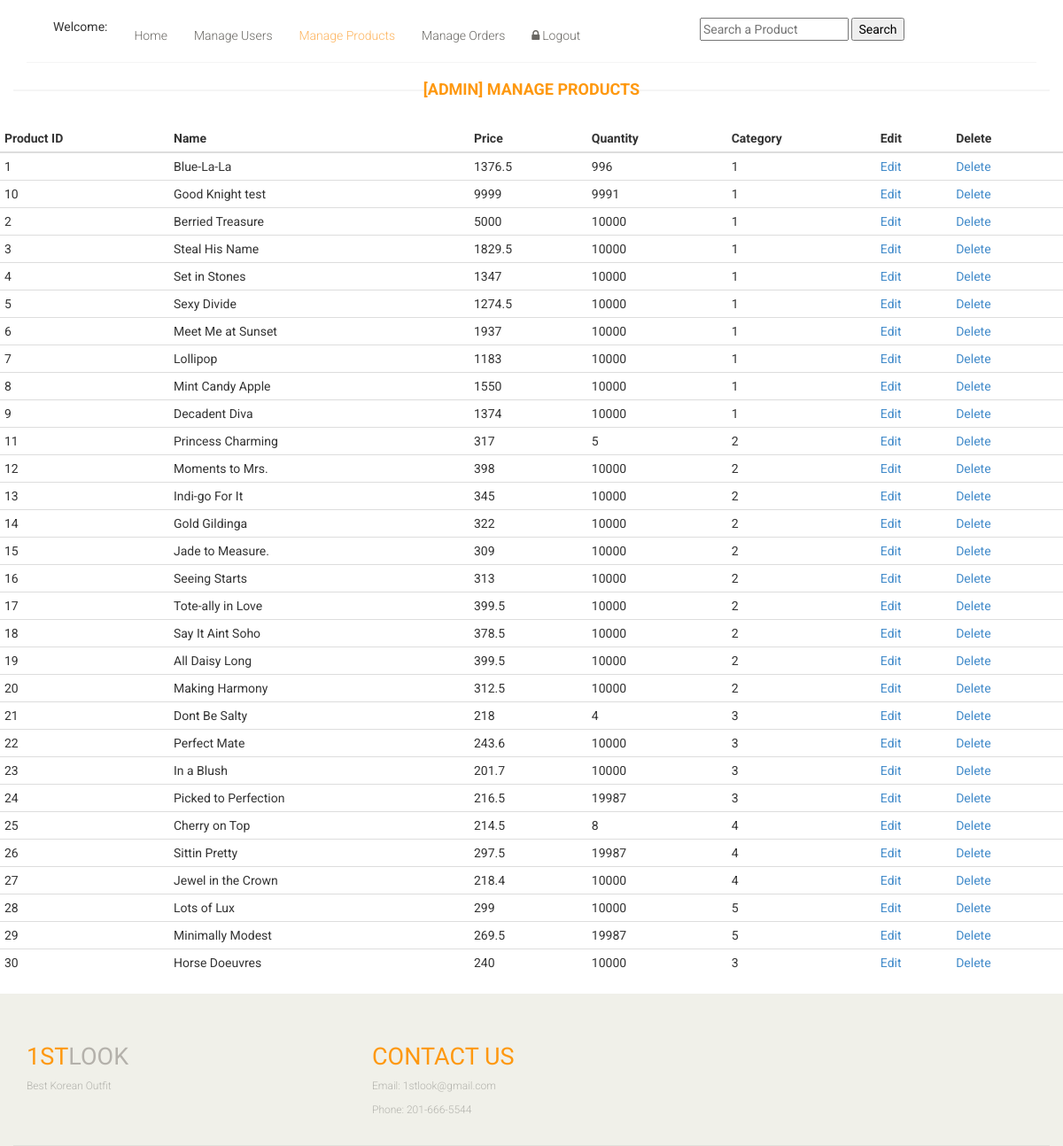
Screenshot of /admin_products.php with the database file from the repository.
### tables this page shows
CREATE TABLE `products` (
  `Pid` int(10) NOT NULL,
  `Pname` varchar(250) NOT NULL,
  `Pprice` float NOT NULL,
  `quantity` int(15) NOT NULL,
  `image` varchar(250) NOT NULL,
  `category` int(15) NOT NULL
);

### admin_products.php (the view, shortened to what this page needs)
<?php
	$link = connect();
	$sql = "SELECT * FROM products";
	$result= mysqli_query($link,$sql);
			if(mysqli_num_rows($result) > 0){
?>
<!DOCTYPE html>
<html lang="en">
<head>
    <link href="css/bootstrap.min.css" rel="stylesheet">
    <link href="css/font-awesome.min.css" rel="stylesheet">
    <link href="css/prettyPhoto.css" rel="stylesheet">
    <link href="css/price-range.css" rel="stylesheet">
    <link href="css/animate.css" rel="stylesheet">
	<link href="css/main.css" rel="stylesheet">
	<link href="css/responsive.css" rel="stylesheet">
</head>
    <body>
    <header id="header">
		<div class="header-middle">
			<div class="container">
				<div class="row" >
					<div class="col-sm-8">
						<div class="shop-menu pull-left">
							<ul class="nav navbar-nav">
							    <li><?php echo "Welcome: ", $_SESSION['firstname'] ?></li>
								<li><a href="admin.php">Home</a></li>
								<li><a href="admin_users.php?admin_users">Manage Users</a></li>
                                <li><a href="admin_products.php?admin_products" class="active">Manage Products</a></li>
								<li><a href="admin_orders.php?admin_orders">Manage Orders</a></li>
								<li><a href="logout.php"><i class="fa fa-lock"></i>Logout</a>
								</li>
							</ul>
						</div>
					</div>
					 <div>
                     <form method="get" action="results_products.php" enctype="multipart/form-data">
                    <input type="text" name="user_query" placeholder="Search a Product"/ >
                    <input type="submit" name="search" value="Search" />
                </form>
				</div>
				</div>
			</div>
		</div>
	</header>
	<h2 class="title text-center"><br>[ADMIN] Manage Products</h2>
                <table class="table table-condensed">
					<thead>
						<tr class="cart_menu">
                        <th>Product ID</th>
                         <th>Name</th>
                         <th>Price</th>
                         <th>Quantity</th>
                         <th>Category</th>
                        <th>Edit</th>
                        <th>Delete</th>
                    </tr>
                    </thead>
<?php
			  while($row=mysqli_fetch_assoc($result)){
			   $Pid = $row['Pid'];
			   $Pname = $row['Pname'];
			   $Pprice = $row['Pprice'];
			   $quantity = $row['quantity'];
			   $category = $row['category'];
?>
              <tr>
                <td><?php echo $Pid?></td>
                <td><?php echo $Pname?></td>
                <td><?php echo $Pprice?></td>
                <td><?php echo $quantity?></td>
                <td><?php echo $category?></td>
                <td><a class="cart_quantity_edit" href="edit_products.php">Edit</a></td>
                <td><a class="cart_quantity_delete" href="admin_products.php?delete= <?php echo $row['Pid']; ?>">Delete</a></td>
              </tr>
           <?php
			  }
           ?>
        </table>
    <footer id="footer">
		<div class="footer-top">
			<div class="container">
				<div class="row">
					<div class="col-sm-2">
						<div class="companyinfo">
							<h2><span>1ST</span>LOOK</h2>
							<p>Best Korean Outfit</p>
						</div>
					</div>
					<div class="col-sm-2">
					</div>
						<div class="col-sm-2">
						<div class="companyinfo">
							<h2><span>Contact Us</span></h2>
							<p>Email: 1stlook@gmail.com</p>
							<p>Phone: 201-666-5544</p>
						</div>
					</div>
						<div class="col-sm-2">
					</div>
					<div class="col-sm-3">
						<div class="address">
						</div>
					</div>
				</div>
			</div>
		</div>
	</footer>
    </body>
</html>
<?php
		} else{
				echo "Can't find another products. Try later.";
				}
?>

### css/main.css (style rules this page uses)
body { font-family: 'Roboto', sans-serif; background:; position: relative; font-weight:400px; }
ul li { list-style: none; }
a { -webkit-transition: 300ms; -moz-transition: 300ms; -o-transition: 300ms; transition: 300ms; }
h1, h2, h3, h4, h5, h6 { font-family: 'Roboto', sans-serif; }
.header-middle .container .row { border-bottom: 1px solid #f5f5f5; margin-left: 0; margin-right: 0; padding-bottom: 20px; padding-top: 20px; }
.header-middle .container .row .col-sm-8 { padding-right:0; }
.shop-menu ul li { display:inline-block; padding-left: 15px; padding-right: 15px; }
.shop-menu ul li:last-child { padding-right: 0; }
.shop-menu ul li a { color: #696763; font-family: 'Roboto', sans-serif; font-size: 14px; font-weight: 300; padding:0; padding-right: 0; margin-top: 10px; }
.shop-menu ul li a i { margin-right:3px; }
.mainmenu ul li a:hover, .mainmenu ul li a.active, .shop-menu ul li a.active { background:none; color:#fdb45e; }
#footer { background: #F0F0E9; }
.footer-top .container { border-bottom: 1px solid #E0E0DA; padding-bottom: 20px; }
.companyinfo { margin-top: 57px; }
.companyinfo h2 { color: #B4B1AB; font-family: abel; font-size: 27px; text-transform: uppercase; }
.companyinfo h2 span { color:#FE980F; }
.companyinfo p { color: #B3B3AD; font-family: 'Roboto', sans-serif; font-size: 12px; font-weight: 300; }
.footer-top .col-sm-3 { overflow: hidden; }
.address { margin-top: 30px; position: relative; overflow: hidden; }
.left-sidebar h2:after, h2.title:after { content: " "; position: absolute; border: 1px solid #f5f5f5; bottom:8px; left: 0; width: 100%; height: 0; z-index: -2; }
h2.title:before { content: " "; position: absolute; background: #fff; bottom: -6px; width: 220px; height: 30px; z-index: -1; left: 50%; margin-left: -110px; }
h2.title { color: #FE980F; font-family: 'Roboto', sans-serif; font-size: 18px; font-weight: 700; margin: 0 15px; text-transform: uppercase; margin-bottom: 30px; position: relative; }

### rows the page displays
products: Pid "1", Pname "Blue-La-La", Pprice "1376.5", quantity "996", category "1"
products: Pid "10", Pname "Good Knight test", Pprice "9999", quantity "9991", category "1"
products: Pid "2", Pname "Berried Treasure", Pprice "5000", quantity "10000", category "1"
products: Pid "3", Pname "Steal His Name", Pprice "1829.5", quantity "10000", category "1"
products: Pid "4", Pname "Set in Stones", Pprice "1347", quantity "10000", category "1"
products: Pid "5", Pname "Sexy Divide", Pprice "1274.5", quantity "10000", category "1"
products: Pid "6", Pname "Meet Me at Sunset", Pprice "1937", quantity "10000", category "1"
products: Pid "7", Pname "Lollipop", Pprice "1183", quantity "10000", category "1"
products: Pid "8", Pname "Mint Candy Apple", Pprice "1550", quantity "10000", category "1"
products: Pid "9", Pname "Decadent Diva", Pprice "1374", quantity "10000", category "1"
products: Pid "11", Pname "Princess Charming", Pprice "317", quantity "5", category "2"
products: Pid "12", Pname "Moments to Mrs.", Pprice "398", quantity "10000", category "2"
products: Pid "13", Pname "Indi-go For It", Pprice "345", quantity "10000", category "2"
products: Pid "14", Pname "Gold Gildinga", Pprice "322", quantity "10000", category "2"
products: Pid "15", Pname "Jade to Measure.", Pprice "309", quantity "10000", category "2"
products: Pid "16", Pname "Seeing Starts", Pprice "313", quantity "10000", category "2"
products: Pid "17", Pname "Tote-ally in Love", Pprice "399.5", quantity "10000", category "2"
products: Pid "18", Pname "Say It Aint Soho", Pprice "378.5", quantity "10000", category "2"
products: Pid "19", Pname "All Daisy Long", Pprice "399.5", quantity "10000", category "2"
products: Pid "20", Pname "Making Harmony", Pprice "312.5", quantity "10000", category "2"
products: Pid "21", Pname "Dont Be Salty", Pprice "218", quantity "4", category "3"
products: Pid "22", Pname "Perfect Mate", Pprice "243.6", quantity "10000", category "3"
products: Pid "23", Pname "In a Blush", Pprice "201.7", quantity "10000", category "3"
products: Pid "24", Pname "Picked to Perfection", Pprice "216.5", quantity "19987", category "3"
products: Pid "25", Pname "Cherry on Top", Pprice "214.5", quantity "8", category "4"
products: Pid "26", Pname "Sittin Pretty", Pprice "297.5", quantity "19987", category "4"
products: Pid "27", Pname "Jewel in the Crown", Pprice "218.4", quantity "10000", category "4"
products: Pid "28", Pname "Lots of Lux", Pprice "299", quantity "10000", category "5"
products: Pid "29", Pname "Minimally Modest", Pprice "269.5", quantity "19987", category "5"
products: Pid "30", Pname "Horse Doeuvres", Pprice "240", quantity "10000", category "3"
